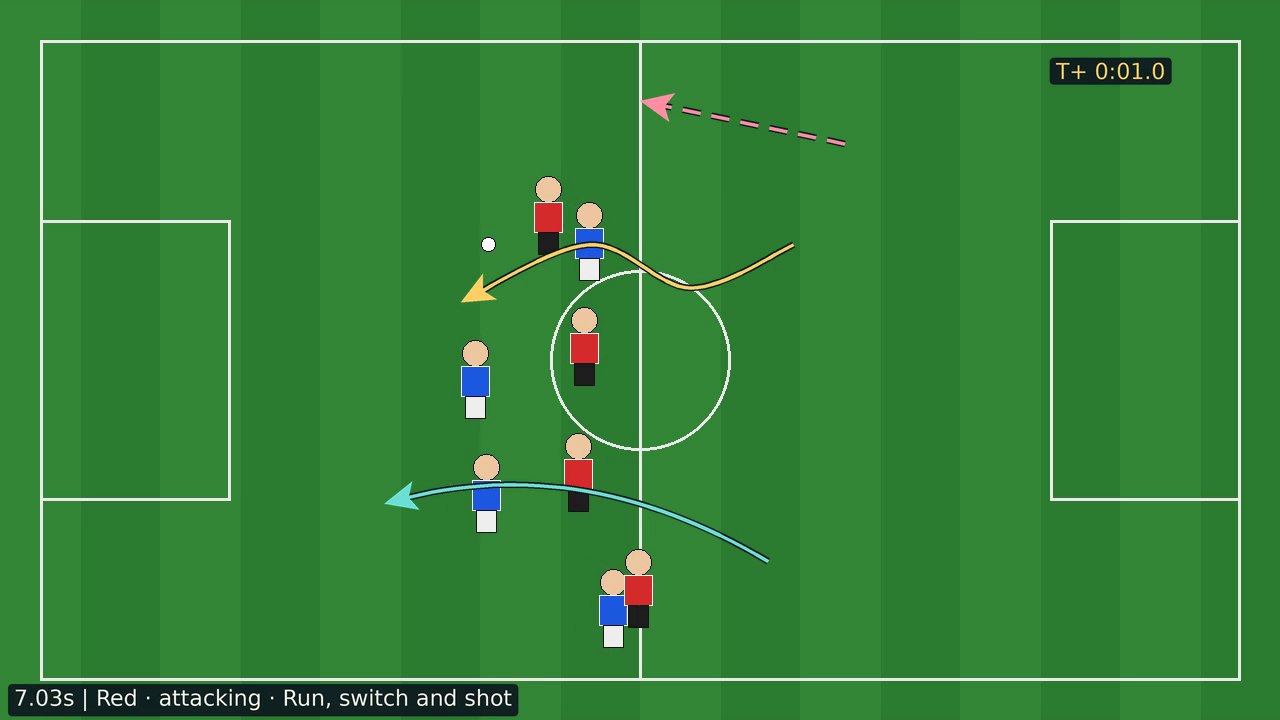
#> input picture assets/drawing-kinds.png, 1280 x 720 px
$ python -i camera.py   (imports and definitions only)
#> lines starting #> are read from the running program, lines starting #| are printed output that depends on the picture; after the words box and inside, x2 and y2 are one past the last pixel; in counts of white or black regions, pixels touching at a corner belong together
#> further down, picture is the input picture: shape (720, 1280, 3); mean B, G, R 56, 129, 52.5
"""Camera-motion estimation and pitch-anchored keyframe generation."""

from __future__ import annotations

import math
from collections.abc import Callable, Sequence
from dataclasses import dataclass
from pathlib import Path
from typing import Any, NamedTuple

# Consecutive frames the tracker may coast on the last matrix before giving up.
_MAX_LOST_RUN = 3


class CameraError(ValueError):
    """Raised for missing OpenCV/NumPy dependencies or invalid camera motion."""


@dataclass(frozen=True)
class MotionEstimate:
    """Per-frame camera homography from reference frame 0 to frame i."""

    frame_index: int
    matrix: Any
    inliers: int
    matches: int
    confidence: float
    scene_cut: bool
    usable: bool


@dataclass(frozen=True)
class WarpResult:
    """Normalized points warped by a homography plus out-of-bounds report."""

    points: list[list[float]]
    in_bounds: bool
    out_of_bounds_indices: list[int]


class FrameSequence(NamedTuple):
    """Downscaled BGR frames and their timestamps in seconds."""

    frames: list[Any]
    timestamps: list[float]


def _load_cv2():
    try:
        import cv2
    except (ImportError, OSError) as exc:
        raise CameraError(
            "Camera motion estimation requires the optional 'tracking' extra (cv2)"
        ) from exc
    return cv2


def _load_numpy():
    try:
        import numpy as np
    except (ImportError, OSError) as exc:
        raise CameraError(
            "Camera motion estimation requires the optional 'tracking' extra (numpy)"
        ) from exc
    return np


# [31 lines left out: functions _finite_number, _validate_points, not called in this run]


def pitch_mask(frame_bgr: Any) -> Any:
    """Return a uint8 mask keeping grass turf and white lines while excluding players."""
    cv2 = _load_cv2()
    np = _load_numpy()
    hsv = cv2.cvtColor(frame_bgr, cv2.COLOR_BGR2HSV)
#> hsv: shape (720, 1280, 3); mean H, S, V 62, 157.7, 130.2
    green = cv2.inRange(hsv, (28, 30, 25), (95, 255, 255))
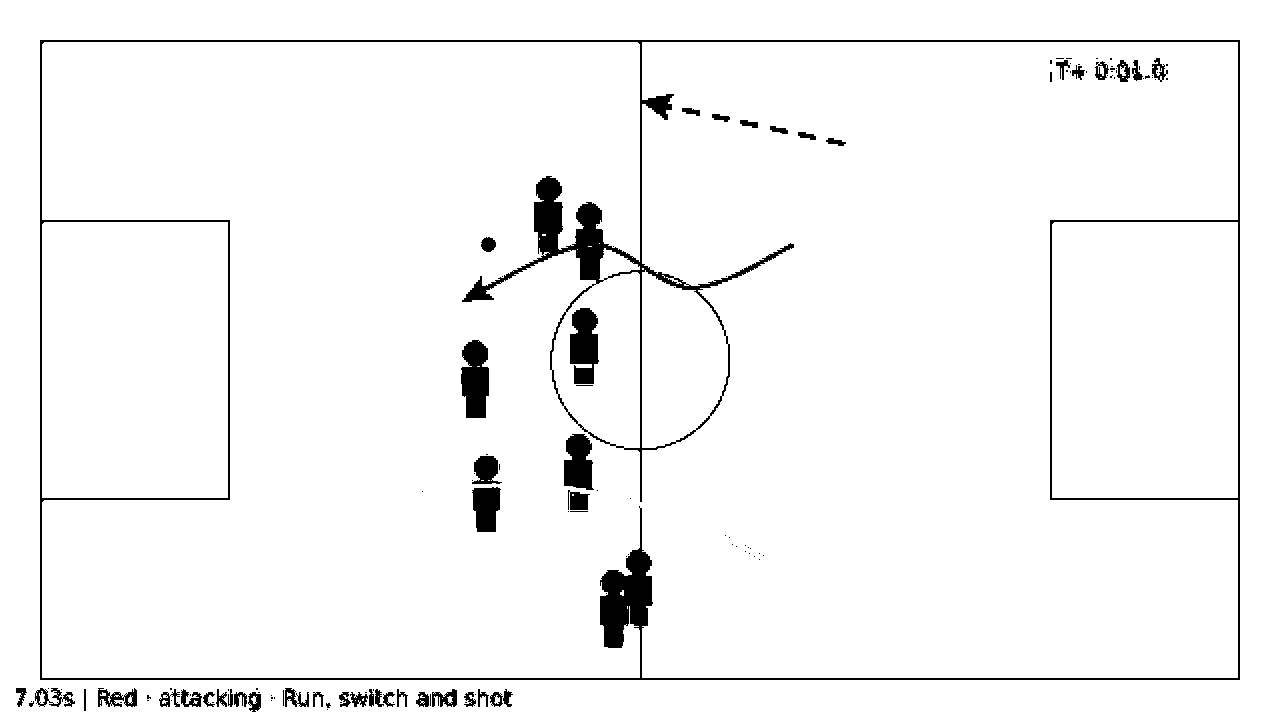
#> green: shape (720, 1280); 96.4% white; 133 black regions (87 under 20 px), largest, box (x1, y1, x2, y2) and area: (40, 40, 1240, 680) 21355, (461, 340, 489, 418) 1764, (570, 308, 599, 384) 1707
    white = cv2.inRange(hsv, (0, 0, 170), (180, 65, 255))
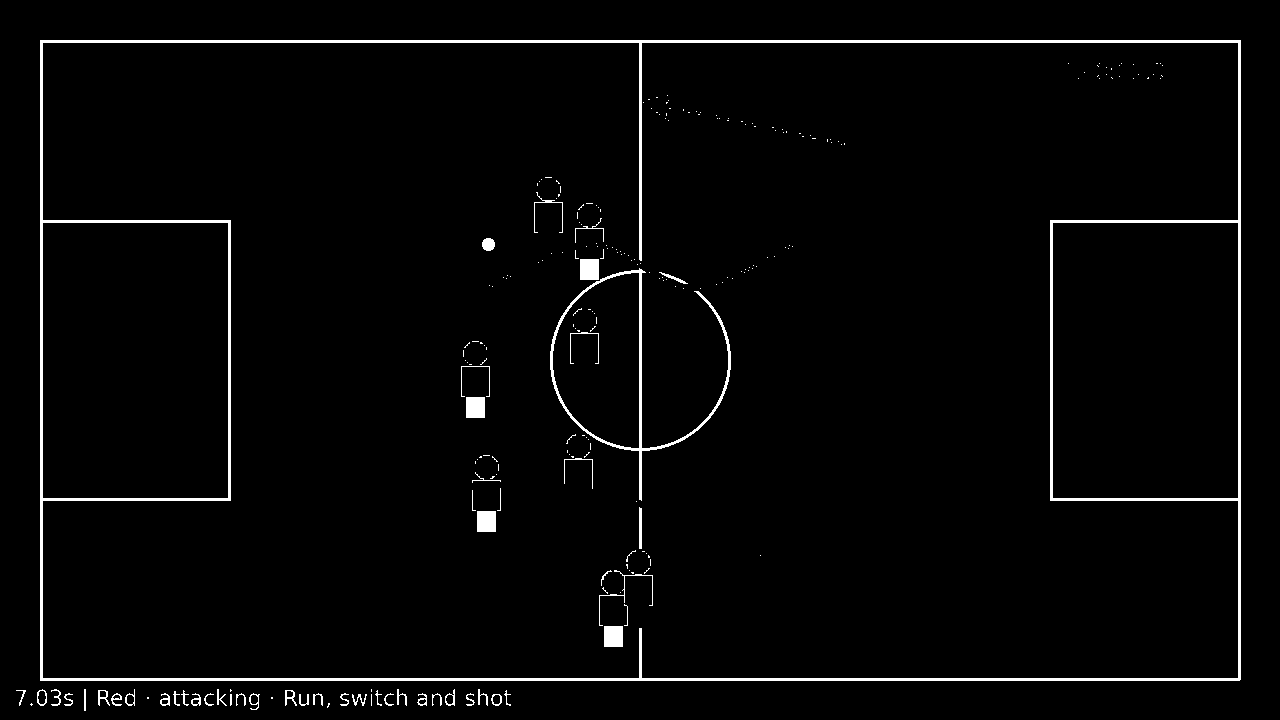
#> white: shape (720, 1280); 2.5% white; 244 white regions (191 under 20 px), largest, box (x1, y1, x2, y2) and area: (40, 40, 1241, 681) 15724, (550, 268, 731, 501) 2146, (580, 259, 599, 280) 399
    pitch = cv2.bitwise_or(green, white)
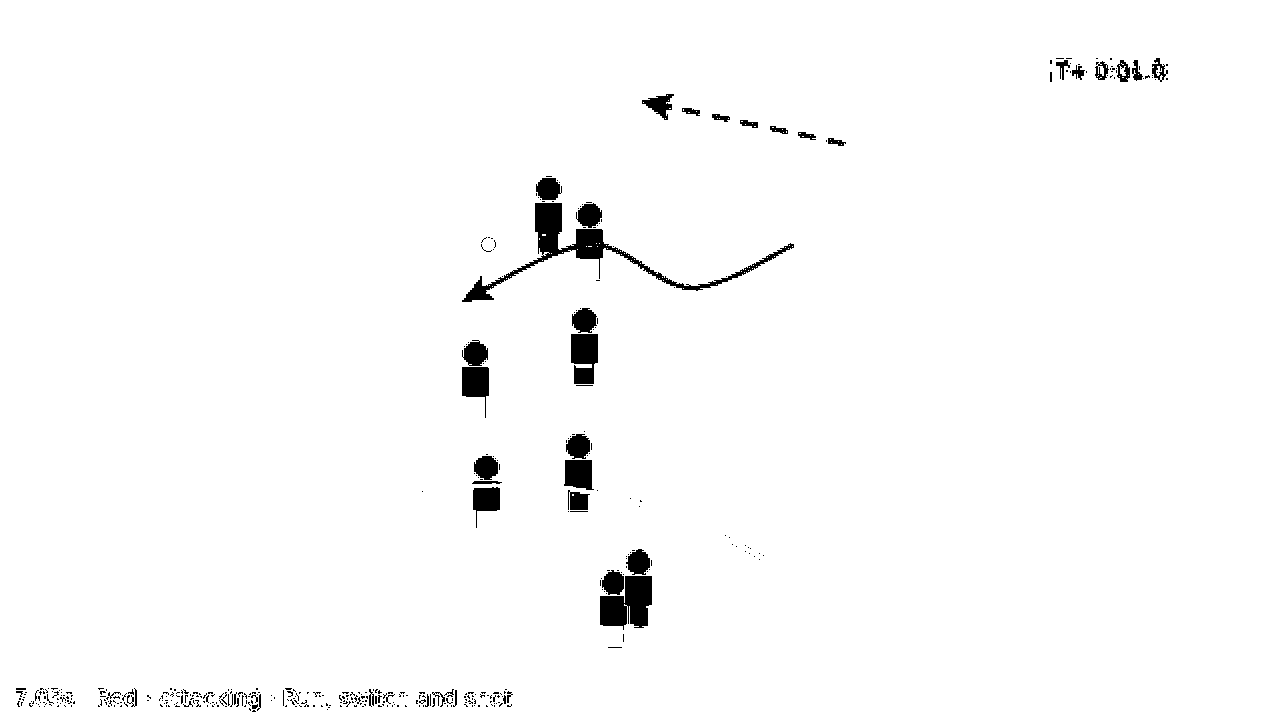
#> pitch: shape (720, 1280); 98.2% white; 441 black regions (394 under 20 px), largest, box (x1, y1, x2, y2) and area: (462, 203, 794, 302) 3702, (600, 576, 652, 630) 1962, (571, 334, 598, 384) 1137
    non_pitch = cv2.bitwise_not(pitch)
    kernel = np.ones((5, 5), dtype=np.uint8)
    dilated_non_pitch = cv2.dilate(non_pitch, kernel, iterations=1)
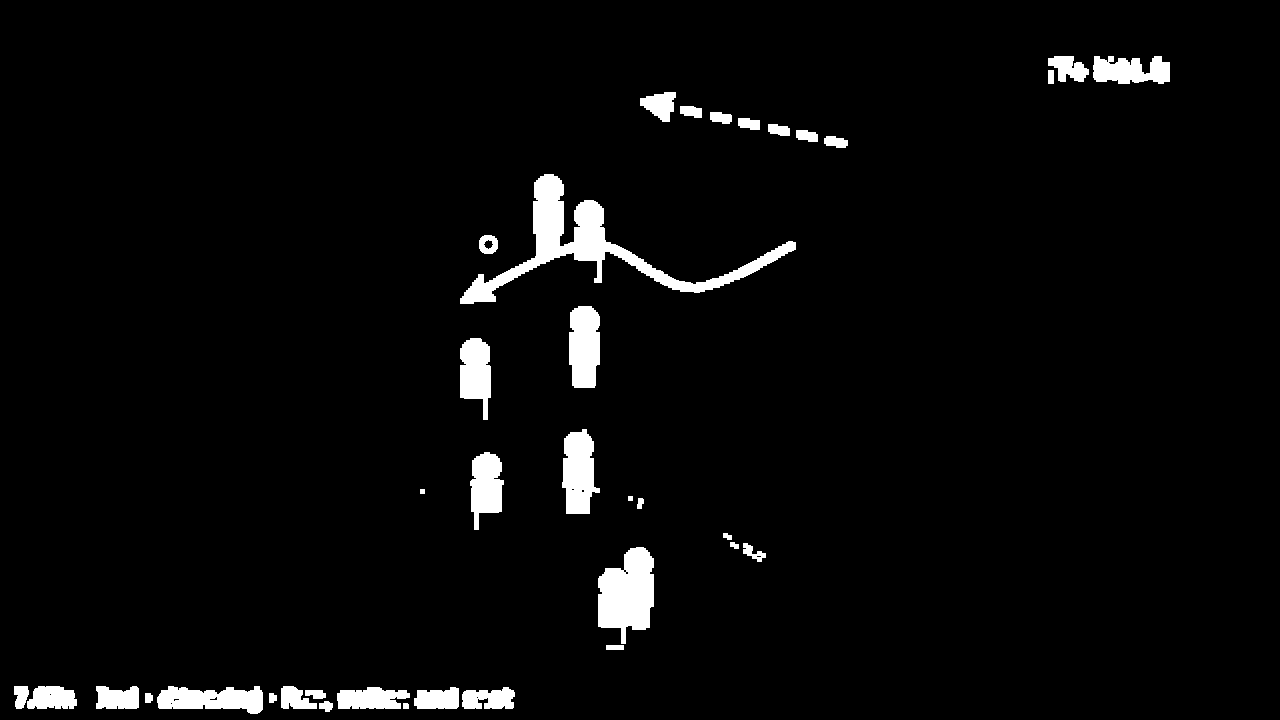
#> dilated_non_pitch: shape (720, 1280); 3.6% white; 37 white regions, largest, box (x1, y1, x2, y2) and area: (460, 174, 796, 304) 7709, (598, 547, 654, 644) 3812, (562, 429, 600, 514) 2318
    return cv2.bitwise_not(dilated_non_pitch)


# [468 lines left out: functions _create_detector, _scene_signature, _appearance_changed, _sane_step_homography, _validate_frame, _apply_mask and 5 more, not called in this run]

>>> import cv2
>>> picture = cv2.imread('../../assets/drawing-kinds.png')
>>> result = pitch_mask(picture)

$ run again, on assets/formation-time-stop.png
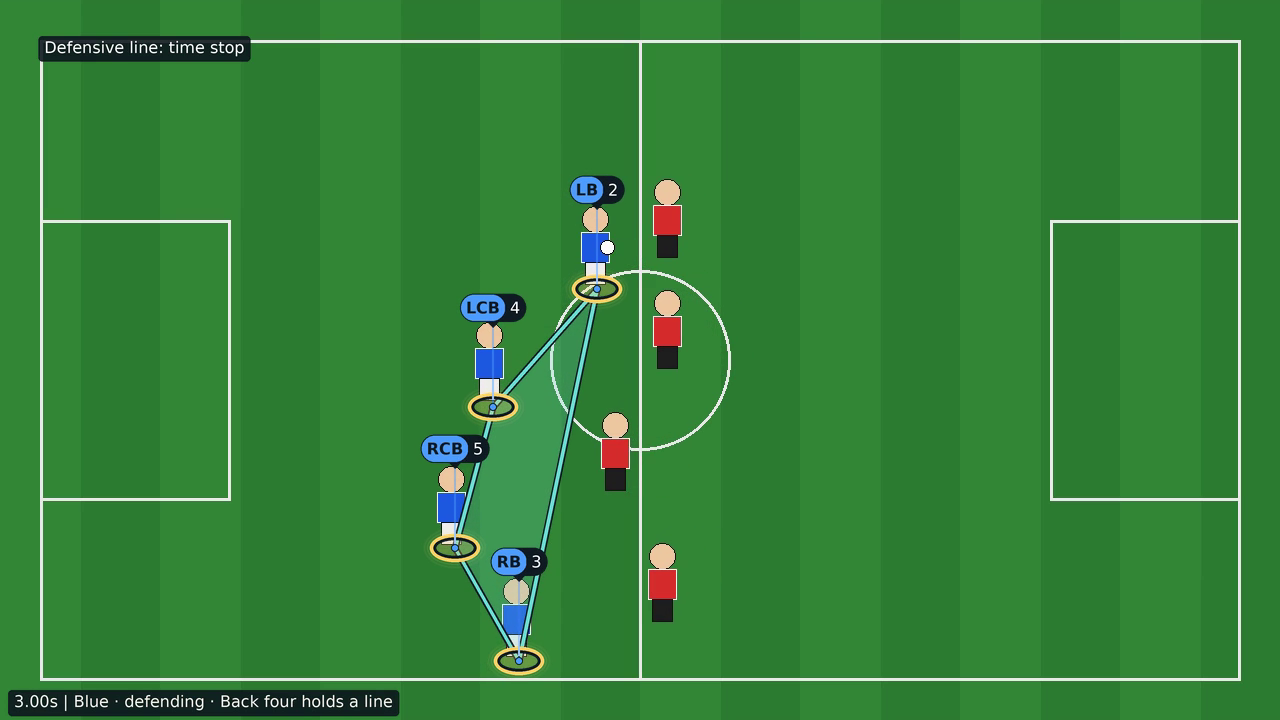
#> input picture assets/formation-time-stop.png, 1280 x 720 px
#> picture is the input picture: shape (720, 1280, 3); mean B, G, R 57, 129.1, 52.4
#> hsv: shape (720, 1280, 3); mean H, S, V 62.5, 157.7, 130.6
#> in pitch_mask, `green = cv2.inRange(hsv, (28, 30, 25), (95, 255, 255))`:
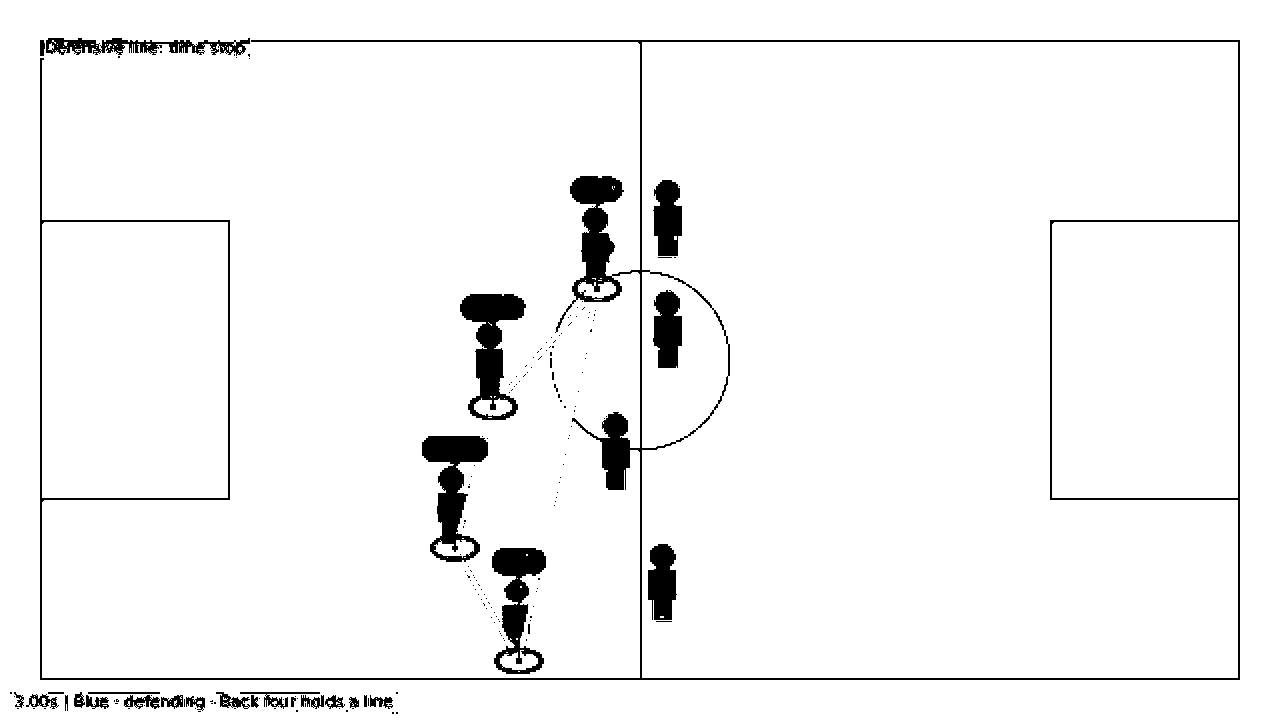
#> green: shape (720, 1280); 95.9% white; 184 black regions (154 under 20 px), largest, box (x1, y1, x2, y2) and area: (40, 40, 1240, 680) 16951, (460, 294, 526, 420) 3816, (422, 436, 488, 562) 3768
#> white: shape (720, 1280); 2.4% white; 230 white regions (157 under 20 px), largest, box (x1, y1, x2, y2) and area: (40, 40, 1241, 681) 17281, (504, 579, 529, 605) 501, (550, 343, 568, 414) 199
#> pitch: shape (720, 1280); 97.5% white; 395 black regions (343 under 20 px), largest, box (x1, y1, x2, y2) and area: (460, 294, 526, 420) 3443, (422, 436, 488, 562) 3443, (570, 176, 624, 302) 3015
#> in pitch_mask, `dilated_non_pitch = cv2.dilate(non_pitch, kernel, iterations=1)`:
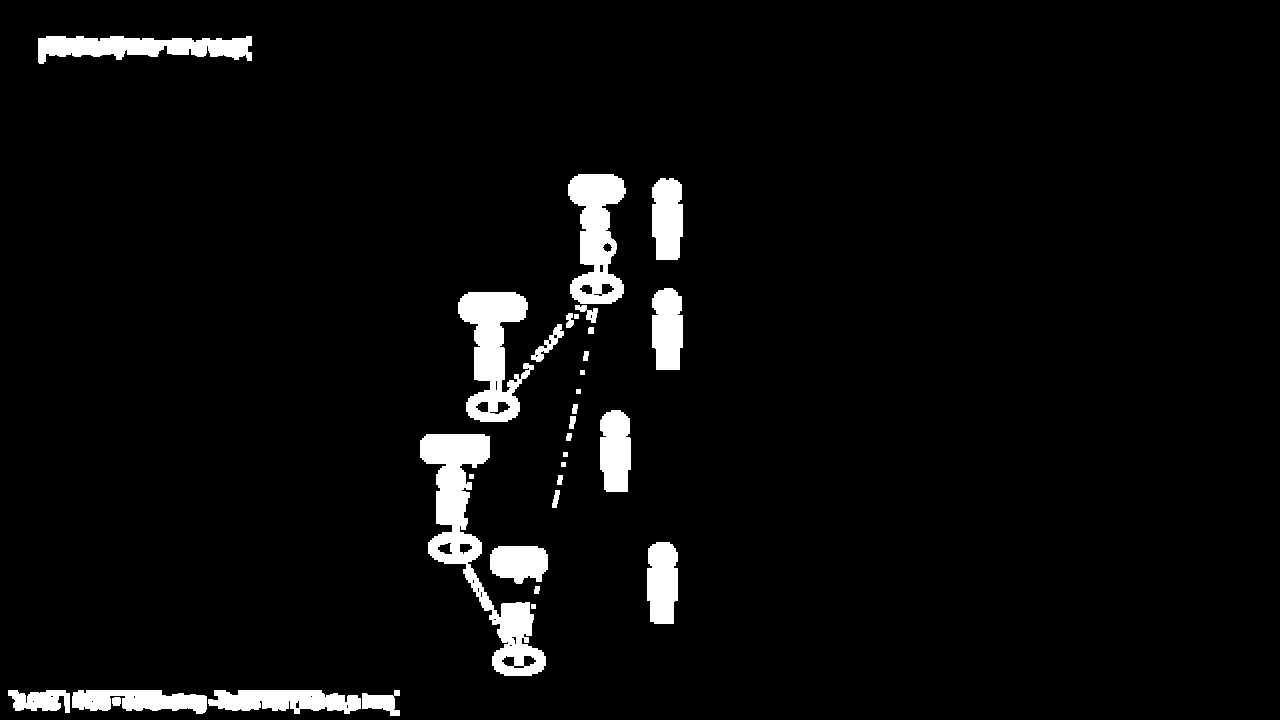
#> dilated_non_pitch: shape (720, 1280); 4.4% white; 32 white regions, largest, box (x1, y1, x2, y2) and area: (420, 434, 546, 676) 8250, (458, 292, 534, 422) 5278, (568, 174, 626, 304) 4692
